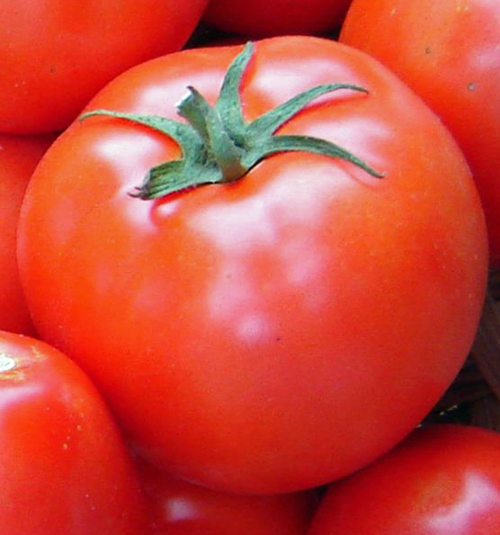
#> input picture img/t1.jpg, 1000 x 1070 px, found by its file name (shown at 1/2 size)
$ python newcode.py   (older library calls are emulated)
#> lines starting #> are read from the running program, lines starting #| are printed output that depends on the picture; after the words box and inside, x2 and y2 are one past the last pixel; in counts of white or black regions, pixels touching at a corner belong together
#> further down, image is the input picture: shape (1070, 1000, 3); mean B, G, R 58.7, 72.2, 204.7

from __future__ import division
import cv2
from matplotlib import pyplot as plt
import numpy as np
from math import sin,cos

green= (0,255,0)


def show(image):
    plt.figure(figsize=(10,10))
    plt.imshow(image, interpolation='nearest')

def overlay_mask(mask,image):
    rgb_mask=cv2.cvtColor(mask,cv2.COLOR_GRAY2RGB)

    img=cv2.addWeighted(rgb_mask, 0.5, image, 0.5, 0)
    return img

def find_biggest_contour(image):
    image=image.copy()
    contours, hierarchy = cv2.findContours(image, cv2.RETR_LIST, cv2.CHAIN_APPROX_SIMPLE)

    mask = np.zeros(image.shape, np.uint8)
    cv2.drawContours(mask,contours)
    return mask

def circle_contour(image, contour):
    image_with_ellipse = image.copy()
    ellipse = cv2.fitEllipse(contour)
    cv2.ellipse(image_with_ellipse,ellipse,green,2,cv2.CV_AA)
    return image_with_ellipse


def find_tom(image):
    image=cv2.cvtColor(image, cv2.COLOR_BGR2RGB)


    #step2
    max_dimension = max(image.shape)
#> max_dimension = 1070
    scale=700/max_dimension
#> scale = 0.654
    image = cv2.resize(image,None,fx=scale,fy=scale)
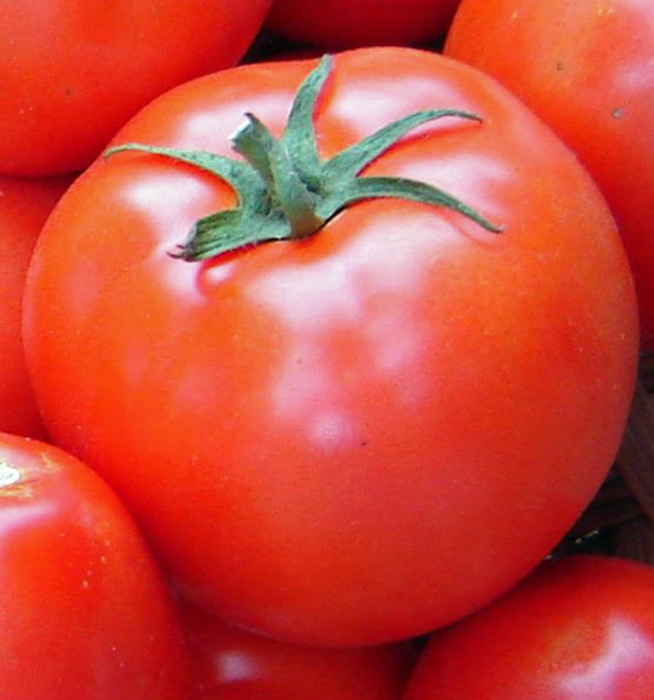
#> image: shape (700, 654, 3); mean R, G, B 204.6, 72.1, 58.6


    #step3-clean

    image_blur=cv2.GaussianBlur(image,(7,7),0)
    image_blur_hsv=cv2.cvtColor(image_blur,cv2.COLOR_RGB2HSV)
#> image_blur_hsv: shape (700, 654, 3); mean H, S, V 52.4, 188.6, 206

    #step4 - define filters
    #color
    min_red=np.array([0,100,80])
    max_red=np.array([10,256,256])

    mask1 = cv2.inRange(image_blur_hsv,min_red, max_red)
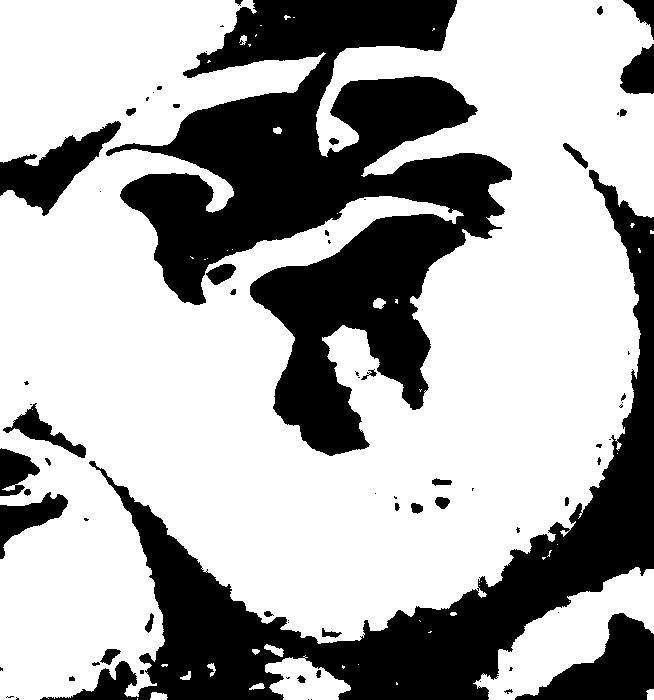
#> mask1: shape (700, 654); 66.7% white; 73 black regions (37 under 20 px), largest, box (x1, y1, x2, y2) and area: (106, 0, 512, 456) 80131, (40, 170, 654, 700) 53814, (515, 613, 654, 700) 5893
    #brightness
    min_red2=np.array([170,100,80])
    max_red2=np.array([180,256,256])


    mask2=cv2.inRange(image_blur_hsv,min_red2,max_red2)
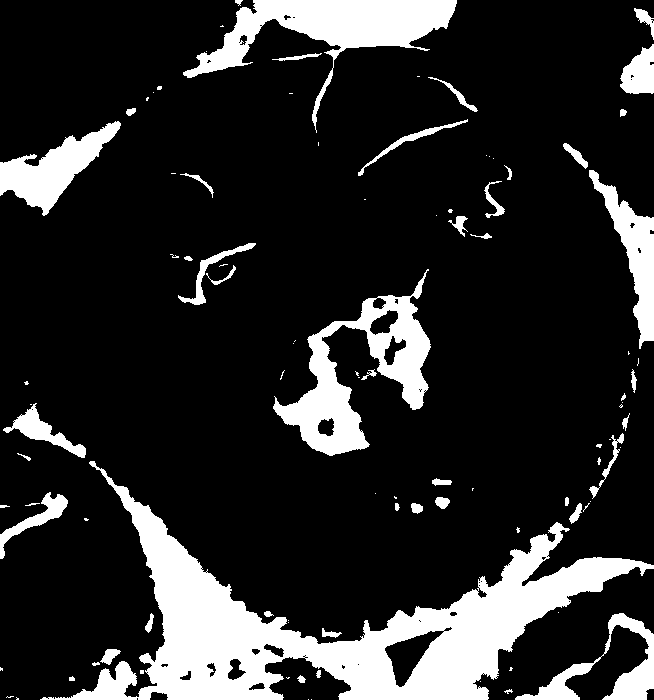
#> mask2: shape (700, 654); 16.7% white; 99 white regions (51 under 20 px), largest, box (x1, y1, x2, y2) and area: (40, 461, 654, 700) 37719, (183, 0, 457, 133) 9740, (273, 269, 431, 456) 9513

    #combine
    mask = mask1+mask2
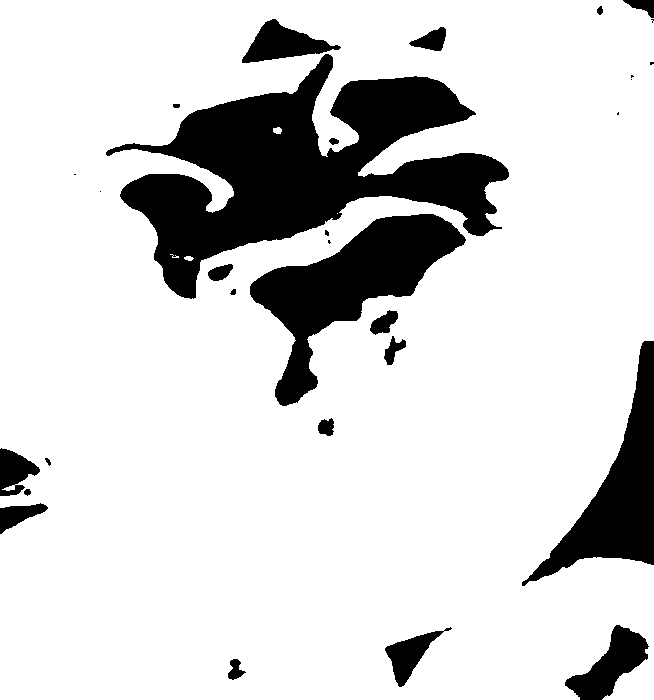
#> mask: shape (700, 654); 83.4% white; 30 black regions (9 under 20 px), largest, box (x1, y1, x2, y2) and area: (106, 54, 509, 299) 40377, (250, 214, 466, 406) 14712, (522, 341, 654, 586) 10209

    #segment
    kernel = cv2.getStructuringElement(cv2.MORPH_ELLIPSE, (15,15))
    mask_closed= cv2.morphologyEx(mask,cv2.MORPH_CLOSE,kernel)
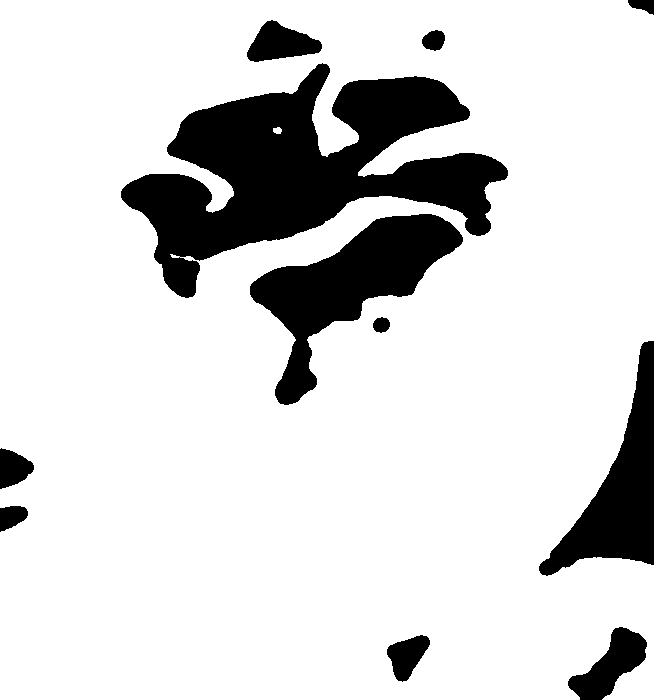
#> mask_closed: shape (700, 654); 84.2% white; 11 black regions, largest, box (x1, y1, x2, y2) and area: (121, 63, 508, 298) 39525, (250, 214, 463, 405) 14628, (539, 341, 654, 576) 10053
    mask_clean = cv2.morphologyEx(mask_closed,cv2.MORPH_OPEN, kernel)
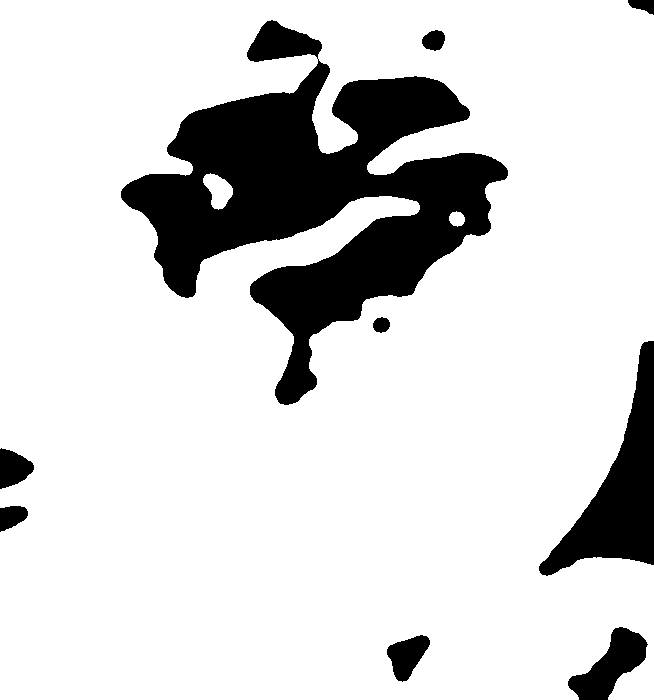
#> mask_clean: shape (700, 654); 83.9% white; 9 black regions

    big_tom_contour,mask_toms=find_biggest_contour(mask_clean)
#> in find_biggest_contour, `contours, hierarchy = cv2.findContours(image, cv2.RETR_LIST, cv2.CHAIN..`: contours = 8 contours; box (x1, y1, x2, y2) and area: (0, 0, 654, 700) 441724, (120, 58, 509, 406) 57115, (246, 19, 323, 63) 2022, (386, 634, 431, 683) 1252, (203, 173, 233, 210) 634, (421, 29, 446, 52) 391, (372, 316, 391, 334) 229, (449, 211, 465, 227) 168

    #overlay
    overlay = overlay_mask(mask_clean,image)

    #circle
    circled = circle_contour(overlay,big_tom_contour)
    show(circled)

    #orginal color
    bgr=cv2.cvtColor(cirled,cv2.COLOR_RGB2BGR)
    return bgr

image=cv2.imread('t1.jpg')
#> (the run stopped early here; a loop or call above may not have finished)

$ run again, with img/1c.jpg copied over img/t1.jpg
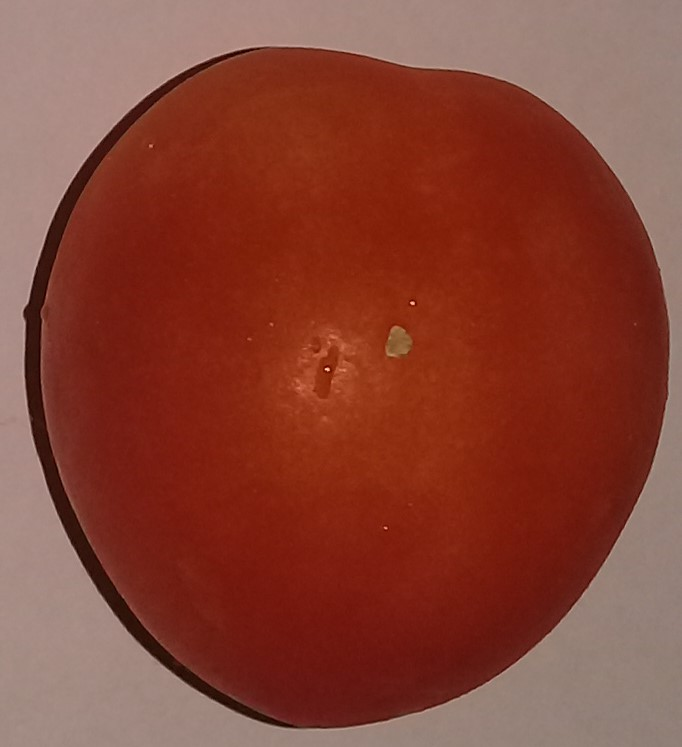
#> input picture img/1c.jpg, 682 x 747 px, found by its file name
#> image is the input picture: shape (747, 682, 3); mean B, G, R 52.5, 66.9, 134.9
#> image_blur_hsv: shape (700, 639, 3); mean H, S, V 5.6, 164.9, 134.8
#> in find_tom, `mask1 = cv2.inRange(image_blur_hsv,min_red, max_red)`:
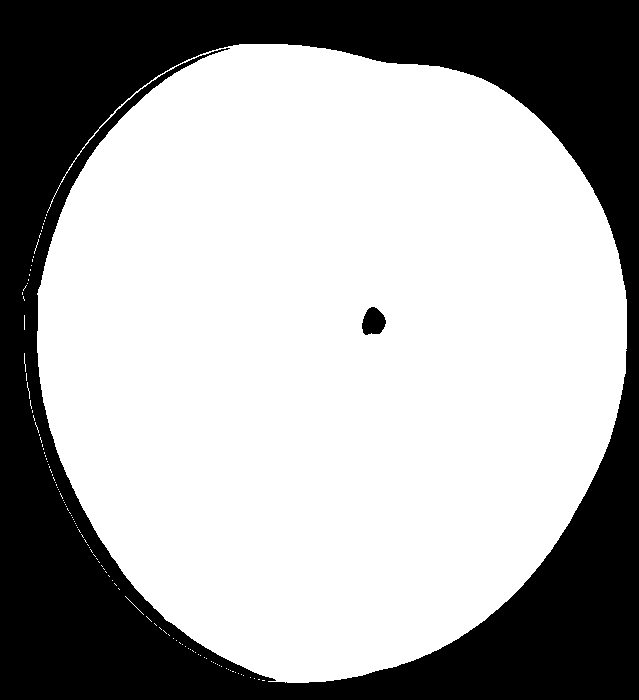
#> mask1: shape (700, 639); 65.9% white; 2 black regions, box (x1, y1, x2, y2) and area: (0, 0, 639, 700) 151891, (362, 307, 386, 335) 499
#> mask2: shape (700, 639); every value is 0
#> in find_tom, `mask_closed= cv2.morphologyEx(mask,cv2.MORPH_CLOSE,kernel)`:
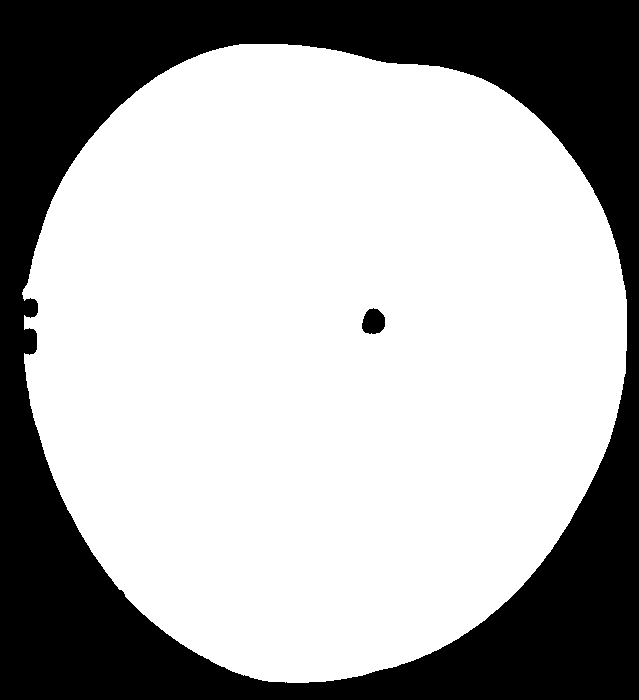
#> mask_closed: shape (700, 639); 67.7% white; 2 black regions, box (x1, y1, x2, y2) and area: (0, 0, 639, 700) 143808, (362, 308, 385, 334) 465
#> mask_clean: shape (700, 639); 67.7% white; 2 black regions
#> contours = 2 contours; box (x1, y1, x2, y2) and area: (24, 44, 627, 683) 302452, (361, 307, 386, 335) 500
